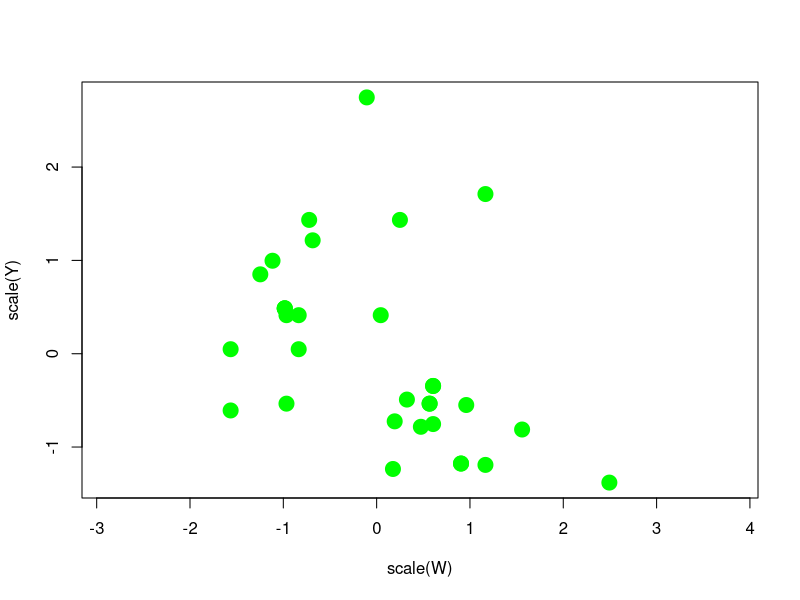
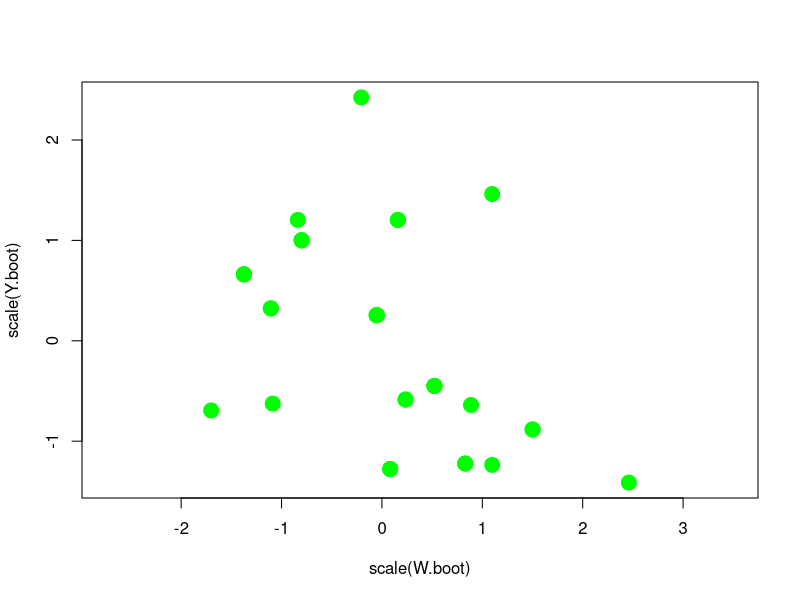
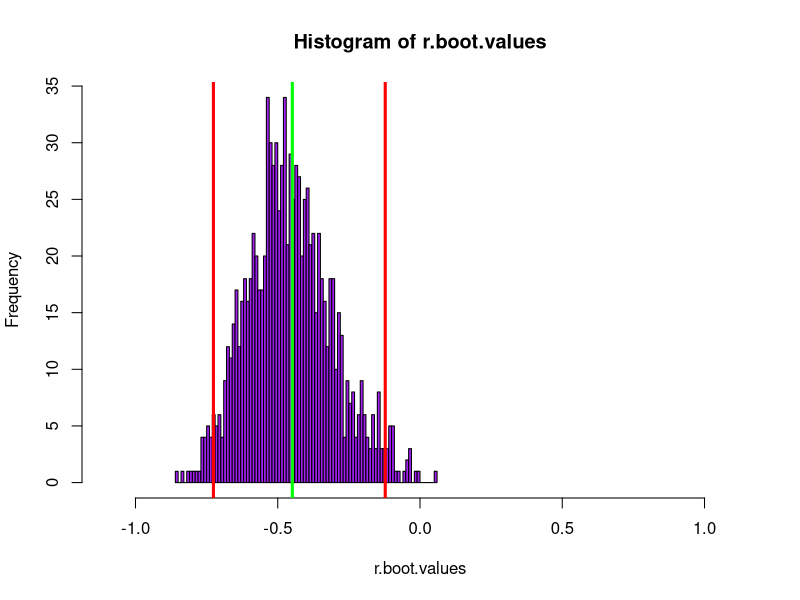
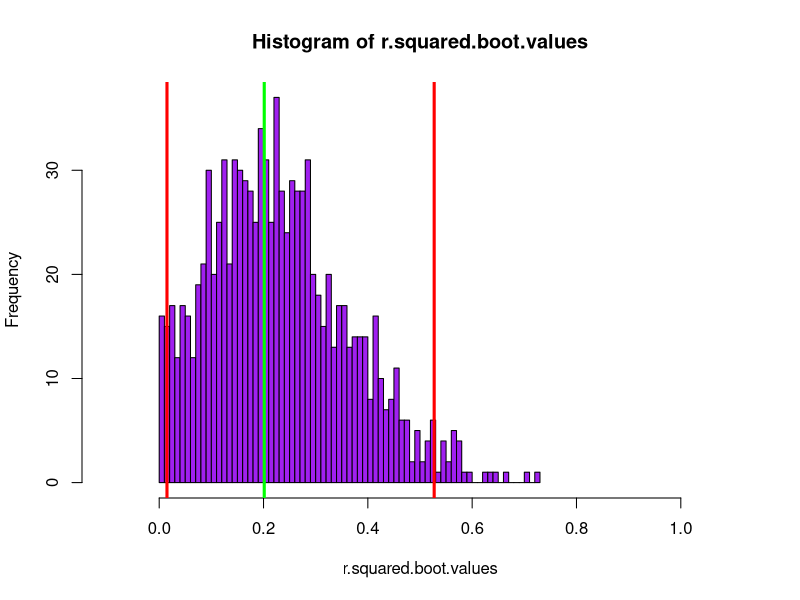
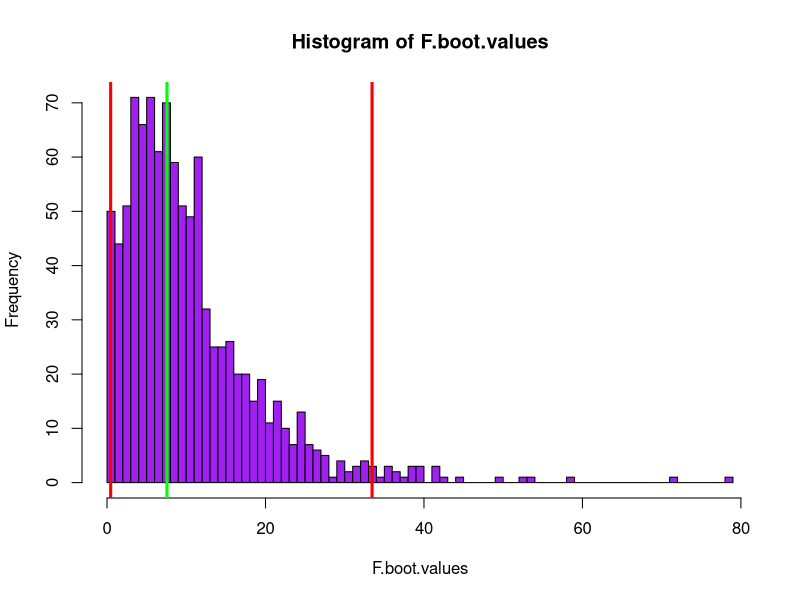

R code for these plots, in order:


#rm(list=ls()) #run this to clear the workspace.

#load the data.
data(mtcars)
	#rear axle ratio
W <- mtcars$drat
	#weight
Y <- mtcars$hp


##Visualize
#dev.new()
#plot(W,Y,col="green",cex=3,pch=20,asp=1)  ##doesn't make much sense to plot them in their units!
dev.new()
plot(scale(W),scale(Y),col="green",cex=3,pch=20,asp=1)


##Compute the r, r-squared, F, and p values.
r.value <- cor(W, Y)
r.squared <- r.value^2
F.value <- (r.squared/(1-r.squared)) * (length(W) - 2)
p.value <- 1-pf(F.value,1,length(W)-2)


###Bootstrap
#a single example of a bootstrap resampling
boot.indices <- sample(1:length(W),length(W),TRUE)
W.boot <- W[boot.indices]
Y.boot <- Y[boot.indices]
plot(scale(W.boot),scale(Y.boot),col="green",cex=3,pch=20,asp=1)
boot.cor <- cor(W.boot,Y.boot)


##set up for the bootstrap
nboots <- 1000
r.boot.values <- matrix(0,nboots,1)
r.squared.boot.values <- matrix(0,nboots,1)
F.boot.values <- matrix(0,nboots,1)

for(i in 1:nboots){
	
	boot.indices <- sample(1:length(W),length(W),TRUE)
	W.boot <- W[boot.indices]
	Y.boot <- Y[boot.indices]	
	r.boot.values[i,1] <- cor(W.boot,Y.boot)
	
}
##some clean up
r.boot.values <- replace(r.boot.values,is.na(r.boot.values),0)
r.boot.values <- replace(r.boot.values,is.nan(r.boot.values),0)
r.boot.values <- replace(r.boot.values,is.infinite(r.boot.values),0)

r.squared.boot.values <- r.boot.values^2
F.boot.values <- ((r.squared.boot.values)/(1-r.squared.boot.values)) * (length(W) - 2)


###show the distributions and confidence intervals of r, r-squared, and F.
dev.new()
h<-hist(r.boot.values,breaks=100,xlim=c(-1.1,1.1),col="purple")
abline(v=quantile(r.boot.values,probs=c(0.975)),col="red",lwd=3)
abline(v=quantile(r.boot.values,probs=c(0.025)),col="red",lwd=3)
abline(v=r.value,col="green",lwd=3)


dev.new()
hist(r.squared.boot.values,breaks=100,xlim=c(-0.1,1.1),col="purple")
abline(v=quantile(r.squared.boot.values,probs=c(0.975)),col="red",lwd=3)
abline(v=quantile(r.squared.boot.values,probs=c(0.025)),col="red",lwd=3)
abline(v=r.squared,col="green",lwd=3)


dev.new()
hist(F.boot.values,breaks=100,col="purple")
abline(v=quantile(F.boot.values,probs=c(0.975)),col="red",lwd=3)
abline(v=quantile(F.boot.values,probs=c(0.025)),col="red",lwd=3)
abline(v=F.value,col="green",lwd=3)
